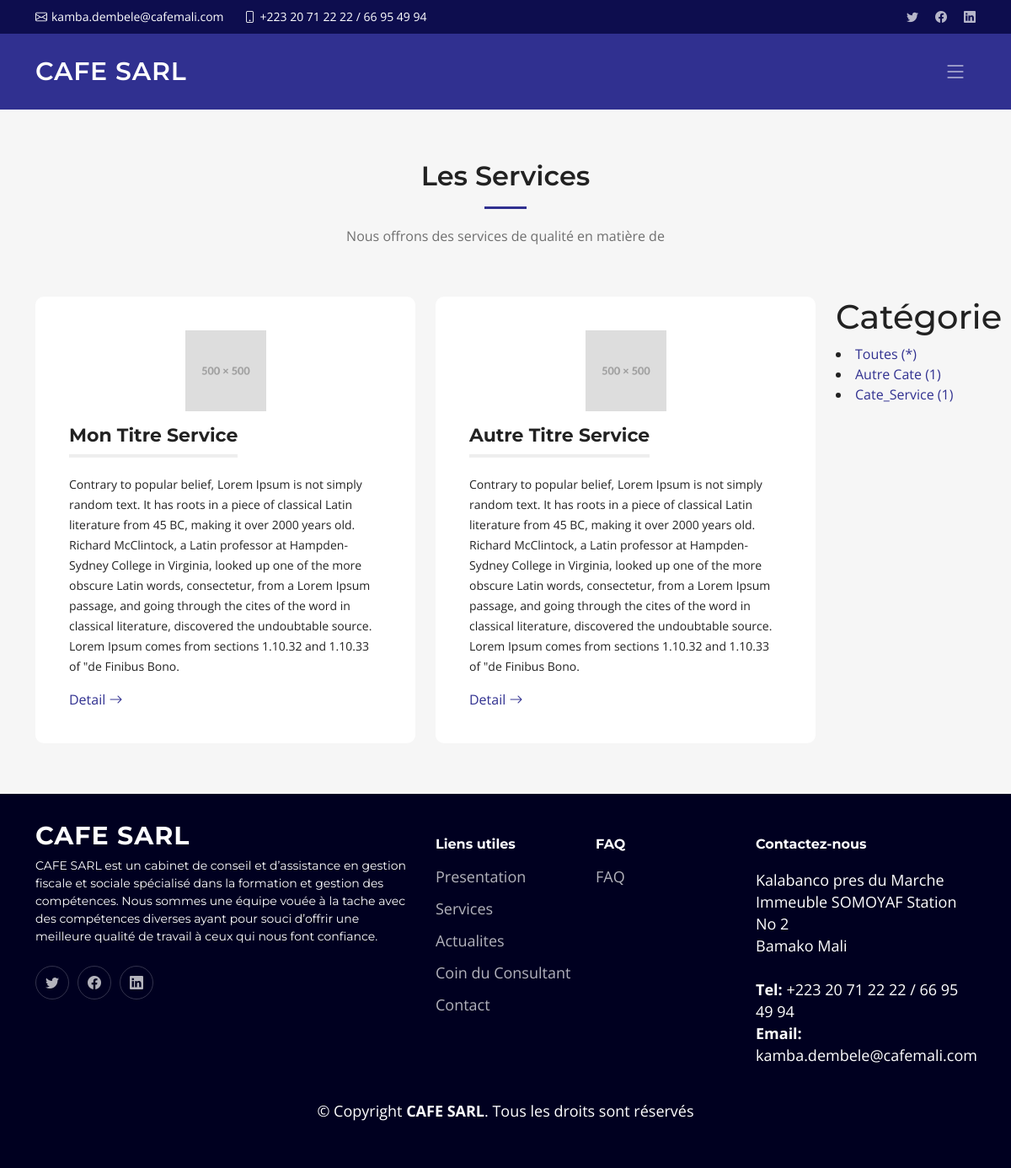
The app's page /service/ with its own data.
### service/models.py (models this page shows, shortened)
class Service(models.Model):
    titre = models.CharField(max_length=150, null=False, blank=False)
    image = models.ImageField(upload_to=get_file_path, null=False, blank=True, verbose_name="Image 500x500")
    description = models.TextField(max_length=500, null=False, blank=False)
    categorie = models.ForeignKey(Categorie, on_delete=models.SET_NULL, blank=False, null=True)
    created_at = models.DateTimeField(auto_now_add=True)

class Categorie(models.Model):
    nom = models.CharField(max_length=300)
    slug = models.SlugField(editable=False)
    image = models.ImageField(upload_to=get_file_path, verbose_name="Image 500x500")

### service/views.py (the view)
# urls.py: path('', views.index, name="actualite_index"),
def index(request, cateogrie_slug=None):
    categories = Categorie.objects.annotate(Count('service'))
    categories = categories.values_list("nom", 'slug', 'service__count')
    if cateogrie_slug is not None:
        services = Service.objects.filter(categorie__slug=cateogrie_slug)
    else:
        services = Service.objects.all()
    context = {'services': services, "categories": categories}
    return render(request, 'service/index.html', context)

### service/templates/service/index.html (shortened to what this page needs)
{% extends "base.html" %}
{% load static %}
{% block body %}
<section id="services" class="services sections-bg">
    <div class="container" data-aos="fade-up">
        <div class="section-header">
            <h2>Les Services</h2>
            <p>Nous offrons des services de qualité en matière de</p>
        </div>
        <div class="row">
            <div class="col-md-10">
                <div class="row gy-4" data-aos="fade-up" data-aos-delay="100">
                    {% for item in services %}
                    <div class="col-lg-6 col-md-6">
                        <div class="service-item  position-relative">
                            <div class="text-center mb-3">
                                <img src="{% static item.image %}" width="96"
                                    height="96" />
                            </div>
                            <h3>{{ item.titre }}</h3>
                            <p>{{ item.description }}.</p>
                            <a href="{% url 'servicedetail' item.titre %}"
                                class="readmore stretched-link">Detail <i
                                    class="bi bi-arrow-right"></i></a>
                        </div>
                    </div>
                    {%empty%}
                    <div class="text-center h3">Pas de services pour le moment</div>
                    {% endfor %}
                </div>
            </div>
            <div class="col-md-2">
                <h1>Catégorie</h1>
                <li><a href="{% url 'service_index'   %}">Toutes (*)</a></li>
                {% for nom, slug, nombre in categories%}
                {% if nombre != 0%}
                <li><a href="{% url 'service_index_by_categorie' slug  %}">{{nom}}
                        ({{nombre}})</a></li>
                {% endif %}
                {% endfor %}
            </div>
        </div>
    </div>
</section>
{% endblock body %}

### root/templates/base.html (shortened to what this page needs)
<!DOCTYPE html>
{% load static %}
<html lang="en">
<head>
  <link href="{% static 'assets/vendor/bootstrap/css/bootstrap.min.css' %}" rel="stylesheet">
  <link href="{% static 'assets/vendor/bootstrap-icons/bootstrap-icons.css'%}" rel="stylesheet">
  <link href="{% static 'assets/vendor/aos/aos.css'%}" rel="stylesheet">
  <link href="{% static 'assets/vendor/glightbox/css/glightbox.min.css'%}" rel="stylesheet">
  <link href="{% static 'assets/vendor/swiper/swiper-bundle.min.css'%}" rel="stylesheet">
  <link href="{% static 'assets/css/main.css'%}" rel="stylesheet">
  <link rel="stylesheet"
            href="https://cdnjs.cloudflare.com/ajax/libs/font-awesome/6.4.2/css/all.min.css">
        <link rel="stylesheet"
            href="//cdn.jsdelivr.net/npm/alertifyjs@1.13.1/build/css/alertify.min.css" />
        <link rel="stylesheet"
            href="//cdn.jsdelivr.net/npm/alertifyjs@1.13.1/build/css/themes/default.min.css" />
</head>
<body>
  <section id="topbar" class="topbar d-flex align-items-center">
    <div class="container d-flex justify-content-center justify-content-md-between">
      <div class="contact-info d-flex align-items-center">
        <i class="bi bi-envelope d-flex align-items-center"><a href="mailto:kamba.dembele@cafemali.com">kamba.dembele@cafemali.com</a></i>
        <i class="bi bi-phone d-flex align-items-center ms-4"><span> +223 20 71 22 22 / 66 95 49 94</span></i>
      </div>
      <div class="social-links d-none d-md-flex align-items-center">
        <a href="https://www.facebook.com/Cafesarl/" class="twitter"><i class="bi bi-twitter"></i></a>
        <a href="https://www.facebook.com/Cafesarl/" class="facebook"><i class="bi bi-facebook"></i></a>
        <a href="https://www.linkedin.com/company/cafe-sarl/" class="linkedin"><i class="bi bi-linkedin"></i></i></a>
      </div>
    </div>
  </section>
  <header id="header" class="header d-flex align-items-center">
    <div class="container-fluid container-xl d-flex align-items-center justify-content-between">
      <a href="{% url 'index' %}" class="logo d-flex align-items-center">
        <h1>CAFE SARL</h1>
      </a>
      <i class="mobile-nav-toggle mobile-nav-show bi bi-list"></i>
    </div>
  </header>
  <main id="main">
     {% block body %}
    {% endblock body %}
  </main>
  <footer id="footer" class="footer">
    <div class="container">
      <div class="row gy-4">
        <div class="col-lg-5 col-md-12 footer-info">
          <a href="" class="logo d-flex align-items-center">
            <span>CAFE SARL</span>
          </a>
          <p>CAFE SARL est un cabinet de conseil et d’assistance en gestion fiscale et    sociale spécialisé dans la formation et gestion des compétences. Nous sommes une équipe vouée à la tache avec des compétences diverses ayant pour souci d’offrir une meilleure qualité de travail à ceux qui nous font confiance.</p>
          <div class="social-links d-flex mt-4">
              <a href="https://www.facebook.com/Cafesarl/" class="twitter"><i class="bi bi-twitter"></i></a>
              <a href="https://www.facebook.com/Cafesarl/" class="facebook"><i class="bi bi-facebook"></i></a>
              <a href="https://www.linkedin.com/company/cafe-sarl/" class="linkedin"><i class="bi bi-linkedin"></i></i></a>
          </div>
        </div>
        <div class="col-lg-2 col-6 footer-links">
          <h4>Liens utiles</h4>
          <ul>
            <li><a href="#">Presentation</a></li>
            <li><a href="#">Services</a></li>
            <li><a href="#">Actualites</a></li>
             <li><a href="{% url 'coin_consultant'  %}">Coin du Consultant</a></li>
          <li><a href="{% url 'contact_index' %}">Contact</a></li>
          </ul>
        </div>
        <div class="col-lg-2 col-6 footer-links">
          <h4>FAQ</h4>
          <ul>
            <li><a href="{% url 'faq' %}">FAQ</a></li>
          </ul>
        </div>
        <div class="col-lg-3 col-md-12 footer-contact text-center text-md-start">
          <h4>Contactez-nous</h4>
          <p>
            Kalabanco pres du Marche <br>
            Immeuble SOMOYAF Station No 2<br>
            Bamako Mali <br><br>
            <strong>Tel:</strong> +223 20 71 22 22 / 66 95 49 94<br>
            <strong>Email:</strong> <a href="mailto:kamba.dembele@cafemali.com" class="text-white" target="_blank">kamba.dembele@cafemali.com</a><br>
          </p>
        </div>
      </div>
    </div>
    <div class="container mt-4">
      <div class="copyright">
        &copy; Copyright <strong><span>CAFE SARL</span></strong>. Tous les droits sont réservés
      </div>
      <div class="credits">
      </div>
    </div>
  </footer>
</body>
</html>

### root/static/assets/css/main.css (style rules this page uses)
:root { --font-default: "Open Sans", system-ui, -apple-system, "Segoe UI", Roboto, "Helvetica Neue", Arial, "Noto Sans", "Liberation Sans", sans-serif, "Apple Color Emoji", "Segoe UI Emoji", "Segoe UI Symbol", "Noto Color Emoji"; --font-primary: "Montserrat", sans-serif; --font-secondary: "Poppins", sans-serif; }
:root { --color-default: #222222; --color-primary: #303090; --color-secondary: #f85a40; }
:root { scroll-behavior: smooth; }
body { font-family: var(--font-default); color: var(--color-default); }
a { color: var(--color-primary); text-decoration: none; }
h1, h2, h3, h4, h5, h6 { font-family: var(--font-primary); }
section { padding: 60px 0; overflow: hidden; }
.sections-bg { background-color: #f6f6f6; }
.section-header { text-align: center; padding-bottom: 60px; }
.section-header h2 { font-size: 32px; font-weight: 600; margin-bottom: 20px; padding-bottom: 20px; position: relative; }
.section-header h2:after { content: ""; position: absolute; display: block; width: 50px; height: 3px; background: var(--color-primary); left: 0; right: 0; bottom: 0; margin: auto; }
.section-header p { margin-bottom: 0; color: #6f6f6f; }
.topbar { background: #0d0d4e; height: 40px; font-size: 14px; transition: all 0.5s; color: #fff; padding: 0; }
.topbar .contact-info i { font-style: normal; color: #fff; line-height: 0; }
.topbar .contact-info i a, .topbar .contact-info i span { padding-left: 5px; color: #fff; }
.topbar .contact-info i a { line-height: 0; transition: 0.3s; }
.topbar .social-links a { color: rgba(255, 255, 255, 0.7); line-height: 0; transition: 0.3s; margin-left: 20px; }
.header { transition: all 0.5s; z-index: 997; height: 90px; background-color: var(--color-primary); }
.header .logo h1 { font-size: 30px; margin: 0; font-weight: 600; letter-spacing: 0.8px; color: #fff; font-family: var(--font-primary); }
section { scroll-margin-top: 70px; }
@media (max-width: 1279px) { .mobile-nav-show { color: rgba(255, 255, 255, 0.6); font-size: 28px; cursor: pointer; line-height: 0; transition: 0.5s; z-index: 9999; margin-right: 10px; } }
.services { padding: 60px 0; }
.services .service-item { padding: 40px; background: #fff; height: 100%; border-radius: 10px; }
.services .service-item h3 { color: var(--color-default); font-weight: 700; margin: 0 0 20px 0; padding-bottom: 8px; font-size: 22px; position: relative; display: inline-block; border-bottom: 4px solid #eeeeee; transition: 0.3s; }
.services .service-item p { line-height: 24px; font-size: 14px; margin-bottom: 0; }
.services .service-item .readmore { margin-top: 15px; display: inline-block; color: var(--color-primary); }
.footer { font-size: 18px; background-color: #000020; padding: 50px 0; color: white; }
.footer .footer-info .logo { line-height: 0; margin-bottom: 25px; }
.footer .footer-info .logo span { font-size: 30px; font-weight: 700; letter-spacing: 1px; color: #fff; font-family: var(--font-primary); }
.footer .footer-info p { font-size: 14px; font-family: var(--font-primary); }
.footer .social-links a { display: flex; align-items: center; justify-content: center; width: 40px; height: 40px; border-radius: 50%; border: 1px solid rgba(255, 255, 255, 0.2); font-size: 16px; color: rgba(255, 255, 255, 0.7); margin-right: 10px; transition: 0.3s; }
.footer h4 { font-size: 16px; font-weight: bold; position: relative; padding-bottom: 12px; }
.footer .footer-links { margin-bottom: 30px; }
.footer .footer-links ul { list-style: none; padding: 0; margin: 0; }
.footer .footer-links ul li { padding: 10px 0; display: flex; align-items: center; }
.footer .footer-links ul li:first-child { padding-top: 0; }
.footer .footer-links ul a { color: rgba(255, 255, 255, 0.7); transition: 0.3s; display: inline-block; line-height: 1; }
.footer .footer-contact p { line-height: 26px; }
.footer .copyright { text-align: center; }
.footer .credits { padding-top: 4px; text-align: center; font-size: 13px; }

### records on screen
Service: image (picture), titre "Mon Titre Service", description "Contrary to popular belief, Lorem Ipsum is not simply random text. It has roots in a piece of classical Latin literature from 45 BC, making it over 2000 years old. Richard McClintock, a Latin professor at Hampden-Sydney College in Virginia, looked up one of the more obscure Latin words, consectetur, from a Lorem Ipsum passage, and going through the cites of the word in classical literature, discovered the undoubtable source. Lorem Ipsum comes from sections 1.10.32 and 1.10.33 of \"de Finibus Bono"
Service: image (picture), titre "Autre Titre Service", description "Contrary to popular belief, Lorem Ipsum is not simply random text. It has roots in a piece of classical Latin literature from 45 BC, making it over 2000 years old. Richard McClintock, a Latin professor at Hampden-Sydney College in Virginia, looked up one of the more obscure Latin words, consectetur, from a Lorem Ipsum passage, and going through the cites of the word in classical literature, discovered the undoubtable source. Lorem Ipsum comes from sections 1.10.32 and 1.10.33 of \"de Finibus Bono"
Categorie: nom "Autre Cate", nombre "1"
Categorie: nom "Cate_Service", id "1"
